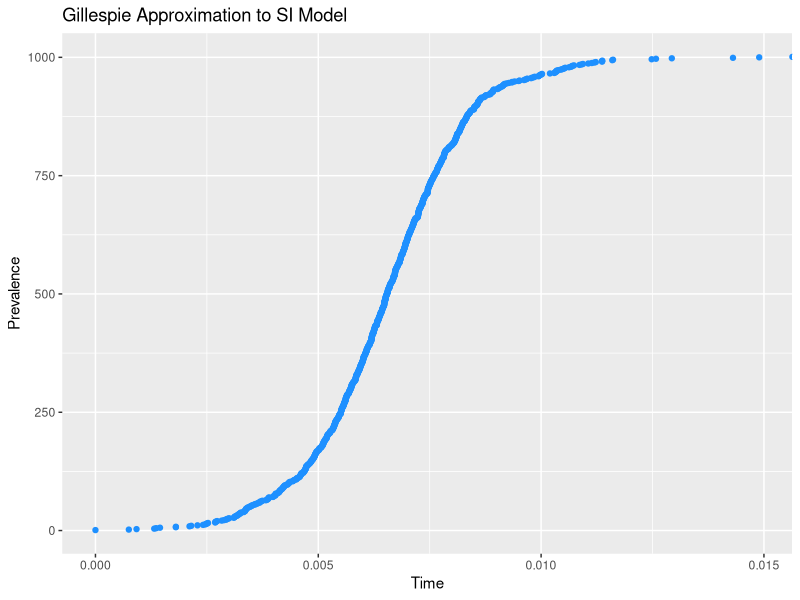

Recreate this plot in R. (Note: this script raises an error after producing the figure.)
library(ggplot2)
library(viridis)
# Gillespie Algorithm
SI.Gillespie <- function (beta, N , I0, tmax) {
  t=0
  I=I0
  iter=tmax
  time <- c(t)
  prev <- c(I)
  while (t <= tmax && I <= N) {
    a0=beta*(N-I)*I
    t <- t + 1/a0*log(1/(1-runif(1)))
    I <- I+1
    time <- c(time,t)
    prev <- c(prev,I)
  }
  df <- data.frame(Time=time,Prevalence=prev)
  return(df)
}
df <- SI.Gillespie(1,1000,1,tmax=1)
ggplot(df,aes(x=Time,y=Prevalence))+
  geom_point(col="dodgerblue")+
  ggtitle("Gillespie Approximation to SI Model")


## Part b  
SI.exact <- function(beta,N,I0,tmax){
  t=seq(0,tmax,length.out=201)
  I=I0*N/(I0+(N-I0)*exp(-beta*N*t))
  df <- data.frame(Time=t,Prevalence=I)
  return(df)
}

N=c(32,100,1000,10000)
B=1
I0=1
tmax=1
set.seed(2018)
for (j in 1:4) {
  df <- SI.Gillespie(B,N[j],I0,tmax)
  Tmax <- df[(nrow(df)-1),"Time"]
  p <- ggplot(df,aes(x=Time,y=Prevalence)) + 
    geom_line(color=viridis(30)[1],size=0.5) +
    ggtitle(paste("Sol'ns of SI Model with Pop'n",N[j]))+
    theme(plot.title = element_text(hjust = 0.5,size=14))
  for (i in c(2:30)) {
    df2 <- SI.Gillespie(B,N[j],I0,tmax)
    Tmax <- max(Tmax,df2[(nrow(df2)-1),"Time"])
    p <- p + geom_line(data=df2,color=viridis(30)[i],size=1)
  }
  df <- SI.exact(B,N[j],I0,Tmax)
  p <- p + geom_line(data=df,col="red",size=2) +
    coord_cartesian(xlim=c(0,Tmax))
  if (j==1) {
    p1 <- p
  } else if (j==2) {
    p2 <- p
  } else if (j==3){
    p3 <- p
  } else {
    p4 <- p
  }
}
grid.arrange(p1,p2,p3,p4,nrow=2)

  